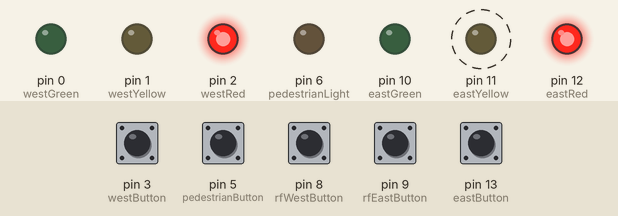
A sketch run on a simulated Arduino Uno, built with avr-gcc and run on an emulated ATmega328P. On the bench: output pins drawn as LEDs (lit = HIGH). Dashed ring = blinking. Inputs (shaded band) come from the test bench; at power-on: pin 3 (westButton), pin 5 (pedestrianButton), pin 13 (eastButton) HIGH, pin 8 (rfWestButton), pin 9 (rfEastButton) LOW.

Above: at 14.4 s.
14.5 s: pin 5 (pedestrianButton) pulled LOW for 3 s
At 17.5 s:
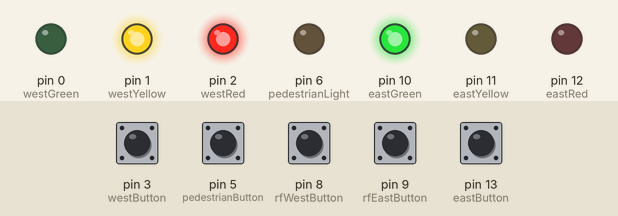
At 26.0 s:
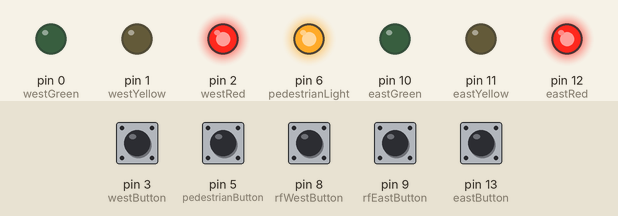
Timing chart, 0 to 50.0 s (numbered marks = the images above; inputs shaded):
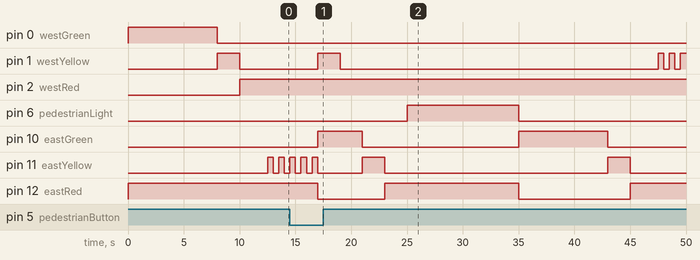

Measured:
- after the input at 14.5 s, pin 0 (westGreen): stays LOW (without the input it goes to HIGH after 19.5 s); pin 2 (westRed): stays HIGH (without the input it goes to LOW after 19.5 s); pin 6 (pedestrianLight): LOW → HIGH after 10.5 s, → LOW 10.0 s later

The sketch:

sketch_may01_Project5d.ino
```cpp
// Project 5d - Controlling Traffic by Levi Luhring

// Define the pins for buttons and lights
                              //wire color
#define eastButton 13         //black
#define eastGreen 10          //white
#define eastYellow 11         //gray
#define eastRed 12            //purple

#define westButton 3          //blue
#define westGreen 0           //green
#define westYellow 1          //yellow
#define westRed 2             //orange

#define pedestrianButton 5    //red
#define pedestrianLight 6     //brown

#define rfWestButton 8        // RF receiver output on D8
#define rfEastButton 9        // RF receiver output on D9

#define yellowBlinkTime 500   // 0.5 seconds for yellow light blink
boolean trafficWest = true;   // west = true, east = false
int flowTime = 8000;          // Time for traffic flow
int changeDelay = 2000;       // Time between color changes

void setup() {
  // Button pins configured as inputs (external pull-up resistors used)
  pinMode(westButton, INPUT);
  pinMode(eastButton, INPUT);
  pinMode(pedestrianButton, INPUT);

  // Button pins for RF receiver
  pinMode(rfWestButton, INPUT);
  pinMode(rfEastButton, INPUT);

  // Output pins for traffic lights and pedestrian light
  pinMode(westRed, OUTPUT);
  pinMode(westYellow, OUTPUT);
  pinMode(westGreen, OUTPUT);
  pinMode(eastRed, OUTPUT);
  pinMode(eastYellow, OUTPUT);
  pinMode(eastGreen, OUTPUT);
  pinMode(pedestrianLight, OUTPUT);

  // Start with pedestrian light off
  digitalWrite(pedestrianLight, LOW);

  // Initial traffic light state: west green, east red
  digitalWrite(westRed, LOW);
  digitalWrite(westYellow, LOW);
  digitalWrite(westGreen, HIGH);
  digitalWrite(eastRed, HIGH);
  digitalWrite(eastYellow, LOW);
  digitalWrite(eastGreen, LOW);
}

void loop() {
  // Detect button presses (active LOW)
  if ((digitalRead(westButton) == LOW || digitalRead(rfWestButton) == LOW) && !trafficWest) {
    allowTrafficFlow(true);  // Switch to westbound traffic
  }
  if ((digitalRead(eastButton) == LOW || digitalRead(rfEastButton) == LOW) && trafficWest) {
    allowTrafficFlow(false); // Switch to eastbound traffic
  }
  if (digitalRead(pedestrianButton) == LOW) {
    allowPedestrianCrossing(); // Let pedestrians cross
  }
}

// Function to change the traffic lights from green to red
void changeLightsToRed(int greenPin, int yellowPin, int redPin) {
  digitalWrite(greenPin, LOW);
  digitalWrite(yellowPin, HIGH);
  delay(changeDelay);
  digitalWrite(yellowPin, LOW);
  digitalWrite(redPin, HIGH);
  delay(changeDelay);
}

// Function to blink the yellow light before allowing traffic flow
void blinkYellowLight(int yellowPin) {
  for (int i = 0; i < 5; i++) {
    digitalWrite(yellowPin, LOW);
    delay(yellowBlinkTime);
    digitalWrite(yellowPin, HIGH);
    delay(yellowBlinkTime);
  }
  digitalWrite(yellowPin, LOW);
}

// Function to handle traffic flow switch
void allowTrafficFlow(bool toWest) {
  trafficWest = toWest;
  delay(flowTime);  // Allow current traffic to flow before switching

  if (toWest) {
    changeLightsToRed(eastGreen, eastYellow, eastRed);
    blinkYellowLight(westYellow);
    digitalWrite(westRed, LOW);
    digitalWrite(westGreen, HIGH);
  } else {
    changeLightsToRed(westGreen, westYellow, westRed);
    blinkYellowLight(eastYellow);
    digitalWrite(eastRed, LOW);
    digitalWrite(eastGreen, HIGH);
  }
}

// Function to handle pedestrian crossing
void allowPedestrianCrossing() {
  // Stop both directions
  changeLightsToRed(westGreen, westYellow, westRed);
  changeLightsToRed(eastGreen, eastYellow, eastRed);

  // Turn on pedestrian light
  digitalWrite(pedestrianLight, HIGH);
  delay(10000);  // 10 seconds walk time
  digitalWrite(pedestrianLight, LOW);

  // Resume traffic flow in the previous direction
  if (trafficWest) {
    digitalWrite(westRed, LOW);
    digitalWrite(westGreen, HIGH);
  } else {
    digitalWrite(eastRed, LOW);
    digitalWrite(eastGreen, HIGH);
  }
}
```
